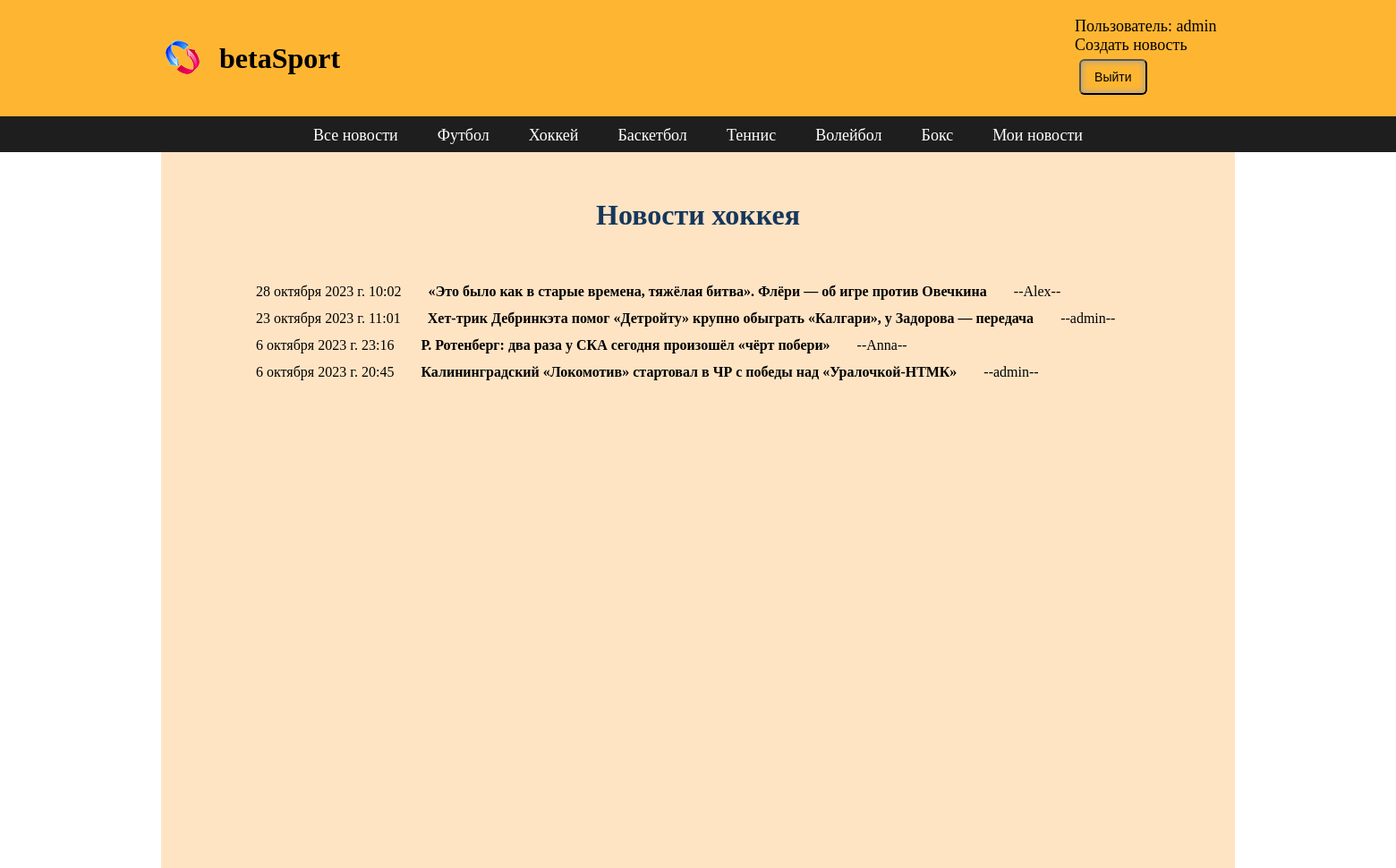
The page /hockey/ (signed in) on the database its author committed.
### newpost/models.py (models this page shows, shortened)
class Sportnews(models.Model):
    sport = [
        (1, "футбол"),
        (2, "хоккей"),
        (3, "баскетбол"),
        (4, "теннис"),
        (5, "волейбол"),
        (6, "бокс")
    ]
    tsport = models.PositiveSmallIntegerField('tsport', choices=sport)
    title = models.CharField(max_length=100)
    news = models.TextField(max_length=1500)
    created = models.DateTimeField(auto_now_add=True)
    image = models.ImageField(upload_to='images/', blank=True)
    user = models.ForeignKey(User, on_delete=models.CASCADE, blank=True)
    vote_total = models.IntegerField(default=0)
    vote_ratio = models.IntegerField(default=0)

### newpost/views.py (the view)
# urls.py: path('hockey/', views.hockey, name='hockey'),
def hockey(request):
    an = Sportnews.objects.order_by('-created')
    return render(request, 'newpost/hockey.html', {'an': an})

### newpost/templates/newpost/hockey.html
{% extends 'newpost/base.html' %}
{% block content %}
<div class="aut">
    <div class="zag">
            <h1>Новости хоккея</h1>
    </div>
</div>
<div class="new">
    {% for i in an %}
        {% if i.tsport == 2 %}
        <div class="blok">
            <div class="creat"> {{ i.created }} </div>
            <div class="tit"> <a href="{% url 'detail' i.id %}"> {{ i.title }} </a> </div>
            <div class="us"> --{{ i.user }}-- </div>
         </div>
        {% endif %}
    {% endfor %}
</div>
{% endblock %}

### newpost/templates/newpost/base.html (shortened to what this page needs)
<!DOCTYPE html>
{% load static %}
<html lang="en">
<head>
    <link rel="stylesheet" href="{% static 'css/style.css' %}">
</head>
<body>
    <div class="name">
        <div class="lg">
            <div class="logo">
                <div class="logo2">
                    <a href="{% url 'allnews' %}"><img src="{% static 'newpost/nl.png' %}" alt=""></a>
                    <h1>betaSport</h1>
                </div>
                <div class="reg">
                    {% if user.is_authenticated %}
                    <div class="regmenu">
                        <div class="sp">
                            <ul>
                                <li class="usr">Пользователь: {{ user.username }}</li>
                                <li><a href="{% url 'createnews' %}">Создать новость</a></li>
                                <li>
                                    <form action="{% url 'logoutuser' %}" method="post">
                                        <button class="btn">
                                            Выйти
                                        </button>
                                    </form>
                                </li>
                            </ul>
                        </div>
                    </div>
                    {% endif %}
                </div>
            </div>
        </div>
    </div>
    {% if user.is_authenticated %}
    <div class="menu">
        <div class="sp">
            <ul>
                <li> <a href="{% url 'allnews' %}">Все новости</a> </li>
                <li> <a href="{% url 'football' %}">Футбол</a> </li>
                <li><a href="{% url 'hockey' %}">Хоккей</a></li>
                <li><a href="{% url 'basketball' %}">Баскетбол</a></li>
                <li> <a href="{% url 'tennis' %}">Теннис</a> </li>
                <li> <a href="{% url 'voleyball' %}">Волейбол</a> </li>
                <li> <a href="{% url 'box' %}">Бокс</a> </li>
                <li> <a href="{% url 'mynews' %}">Мои новости</a></li>
            </ul>
        </div>
    </div>
    {% endif %}
    <div class="glob" >
        <div class="content">
            <div class ='wrap'>
                {% block content %}
                {% endblock %}
            </div>
        </div>
    </div>
</body>
</html>

### newpost/static/css/style.css (style rules this page uses)
* { margin: 0; padding: 0; }
.name { display: flex; height: 130px; background: rgb(254,182,50); margin: 0; padding: 0; box-sizing: border-box; }
.menu { width: auto; height: 40px; background: rgb(30,30,30); padding: 0px; margin: 0; color: white; }
.logo { display: flex; padding: 5px; }
.logo2 { display: flex; align-items: center; }
.reg { padding-left: 800px; margin: auto; }
.reg ul { font-size: 18px; list-style: none; box-sizing: border-box; }
.logo h1 { padding: 5px; margin: auto 5px; padding-left: 15px; }
a img { margin: auto; }
.lg { width: 1200px; margin: auto; }
.sp { width: 900px; margin: auto ; padding: 11px; }
.menu ul { font-size: 18px; display: flex; list-style: none; flex-wrap: wrap; justify-content: space-between; align-items: center; }
.menu li { margin: auto 20px; align-items: center; }
a { text-decoration: none; color: black; }
.menu a { text-decoration: none; color: white; }
.content { width: 1200px; height: 700px; margin: auto; padding-bottom: 100px; background-color: bisque; }
.content h1 { padding: 12px; }
.wrap { background-color: bisque; }
.new { width: 1050px; margin-left: 100px; padding-right: 400px; margin-right: 150px; }
.blok { padding: 6px; display: flex; }
.tit { padding-left: 30px; font-weight: bold; }
.us { padding-left: 30px; }
.btn { background: rgb(254,182,50); color: black; font-size: 14px; }
.aut { display: flex; flex-direction: column; align-items: center; }
.zag { margin: 40px; color: rgb(23, 55, 92); }
.sp button { padding: 10px 15px; border-radius: 6px; box-shadow: inset 0 0 6px 2px rgb(184, 166, 132); margin: 5px; cursor: pointer; }

### rows shown on the page
Sportnews: created "28 октября 2023 г. 10:02", title "«Это было как в старые времена, тяжёлая битва». Флёри — об игре против Овечкина", user "Alex"
Sportnews: created "23 октября 2023 г. 11:01", title "Хет-трик Дебринкэта помог «Детройту» крупно обыграть «Калгари», у Задорова — передача", user "admin"
Sportnews: created "6 октября 2023 г. 23:16", title "Р. Ротенберг: два раза у СКА сегодня произошёл «чёрт побери»", user "Anna"
Sportnews: created "6 октября 2023 г. 20:45", title "Калининградский «Локомотив» стартовал в ЧР с победы над «Уралочкой-НТМК»", user "admin"

### other values the page prints
{{ user.username }} "admin"
